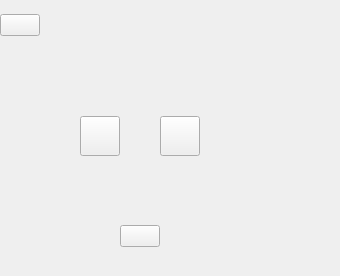
      <widget class="QWidget" name="level4">
       <layout class="QGridLayout" name="gridLayout_11">
        <property name="leftMargin">
         <number>0</number>
        </property>
        <property name="topMargin">
         <number>0</number>
        </property>
        <property name="rightMargin">
         <number>0</number>
        </property>
        <property name="bottomMargin">
         <number>0</number>
        </property>
        <property name="spacing">
         <number>0</number>
        </property>
        <item row="1" column="6" colspan="2">
         <spacer name="horizontalSpacer_28">
          <property name="orientation">
           <enum>Qt::Horizontal</enum>
          </property>
          <property name="sizeHint" stdset="0">
           <size>
            <width>40</width>
            <height>20</height>
           </size>
          </property>
         </spacer>
        </item>
        <item row="4" column="6">
         <widget class="QPushButton" name="level4_2Right">
          <property name="sizePolicy">
           <sizepolicy hsizetype="Expanding" vsizetype="Preferred">
            <horstretch>0</horstretch>
            <verstretch>0</verstretch>
           </sizepolicy>
          </property>
          <property name="text">
           <string/>
          </property>
         </widget>
        </item>
        <item row="4" column="2">
         <widget class="QPushButton" name="level4_2Left">
          <property name="sizePolicy">
           <sizepolicy hsizetype="Expanding" vsizetype="Preferred">
            <horstretch>0</horstretch>
            <verstretch>0</verstretch>
           </sizepolicy>
          </property>
          <property name="text">
           <string/>
          </property>
         </widget>
        </item>
        <item row="2" column="4">
         <widget class="QLabel" name="level4Star2">
          <property name="text">
           <string/>
          </property>
         </widget>
        </item>
        <item row="2" column="3">
         <widget class="QLabel" name="level4Star1">
          <property name="text">
           <string/>
          </property>
         </widget>
        </item>
        <item row="7" column="1">
         <spacer name="horizontalSpacer_42">
          <property name="orientation">
           <enum>Qt::Horizontal</enum>
          </property>
          <property name="sizeHint" stdset="0">
           <size>
            <width>40</width>
            <height>20</height>
           </size>
          </property>
         </spacer>
        </item>
        <item row="1" column="1" colspan="2">
         <spacer name="horizontalSpacer_27">
          <property name="orientation">
           <enum>Qt::Horizontal</enum>
          </property>
          <property name="sizeHint" stdset="0">
           <size>
            <width>40</width>
            <height>20</height>
           </size>
          </property>
         </spacer>
        </item>
        <item row="7" column="7">
         <spacer name="horizontalSpacer_43">
          <property name="orientation">
           <enum>Qt::Horizontal</enum>
          </property>
          <property name="sizeHint" stdset="0">
           <size>
            <width>40</width>
            <height>20</height>
           </size>
          </property>
         </spacer>
        </item>
        <item row="5" column="0">
         <spacer name="verticalSpacer_58">
          <property name="orientation">
           <enum>Qt::Vertical</enum>
          </property>
          <property name="sizeHint" stdset="0">
           <size>
            <width>20</width>
            <height>40</height>
           </size>
          </property>
         </spacer>
        </item>
        <item row="3" column="0">
         <spacer name="verticalSpacer_56">
          <property name="orientation">
           <enum>Qt::Vertical</enum>
          </property>
          <property name="sizeHint" stdset="0">
           <size>
            <width>20</width>
            <height>40</height>
           </size>
          </property>
         </spacer>
        </item>
        <item row="7" column="0">
         <spacer name="verticalSpacer_60">
          <property name="orientation">
           <enum>Qt::Vertical</enum>
          </property>
          <property name="sizeHint" stdset="0">
           <size>
            <width>20</width>
            <height>40</height>
           </size>
          </property>
         </spacer>
        </item>
        <item row="6" column="0">
         <spacer name="verticalSpacer_59">
          <property name="orientation">
           <enum>Qt::Vertical</enum>
          </property>
          <property name="sizeHint" stdset="0">
           <size>
            <width>20</width>
            <height>40</height>
           </size>
          </property>
         </spacer>
        </item>
        <item row="1" column="0">
         <widget class="QPushButton" name="level4_2Main">
          <property name="text">
           <string/>
          </property>
         </widget>
        </item>
        <item row="4" column="0">
         <spacer name="verticalSpacer_57">
          <property name="orientation">
           <enum>Qt::Vertical</enum>
          </property>
          <property name="sizeHint" stdset="0">
           <size>
            <width>20</width>
            <height>40</height>
           </size>
          </property>
         </spacer>
        </item>
        <item row="2" column="0">
         <spacer name="verticalSpacer_55">
          <property name="orientation">
           <enum>Qt::Vertical</enum>
          </property>
          <property name="sizeHint" stdset="0">
           <size>
            <width>20</width>
            <height>40</height>
           </size>
          </property>
         </spacer>
        </item>
        <item row="1" column="8">
         <spacer name="level4HorizontalSpacer">
          <property name="orientation">
           <enum>Qt::Horizontal</enum>
          </property>
          <property name="sizeType">
           <enum>QSizePolicy::Fixed</enum>
          </property>
          <property name="sizeHint" stdset="0">
           <size>
            <width>100</width>
            <height>20</height>
           </size>
          </property>
         </spacer>
        </item>
        <item row="0" column="0" colspan="9">
         <widget class="QLabel" name="level4Logo">
          <property name="sizePolicy">
           <sizepolicy hsizetype="Preferred" vsizetype="Preferred">
            <horstretch>0</horstretch>
            <verstretch>0</verstretch>
           </sizepolicy>
          </property>
          <property name="minimumSize">
           <size>
            <width>0</width>
            <height>0</height>
           </size>
          </property>
          <property name="maximumSize">
           <size>
            <width>16777215</width>
            <height>16777215</height>
           </size>
          </property>
          <property name="text">
           <string/>
          </property>
         </widget>
        </item>
        <item row="2" column="5">
         <widget class="QLabel" name="level4Star3">
          <property name="text">
           <string/>
          </property>
         </widget>
        </item>
        <item row="3" column="3" rowspan="3" colspan="3">
         <widget class="QLabel" name="level4Trackpic">
          <property name="text">
           <string/>
          </property>
         </widget>
        </item>
        <item row="6" column="3" rowspan="2" colspan="3">
         <widget class="QPushButton" name="level4_2Play">
          <property name="text">
           <string/>
          </property>
         </widget>
        </item>
        <item row="1" column="3" colspan="3">
         <widget class="QLabel" name="level4Trackname">
          <property name="text">
           <string/>
          </property>
         </widget>
        </item>
       </layout>
      </widget>
